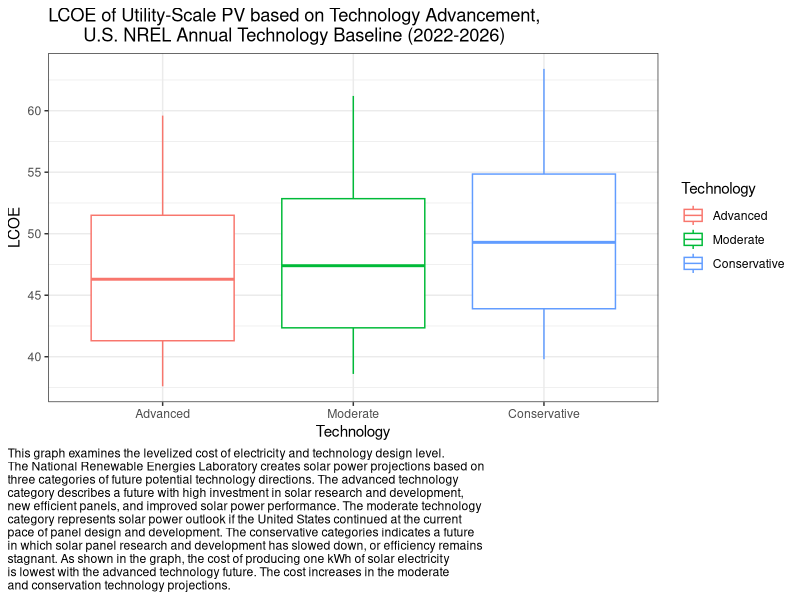
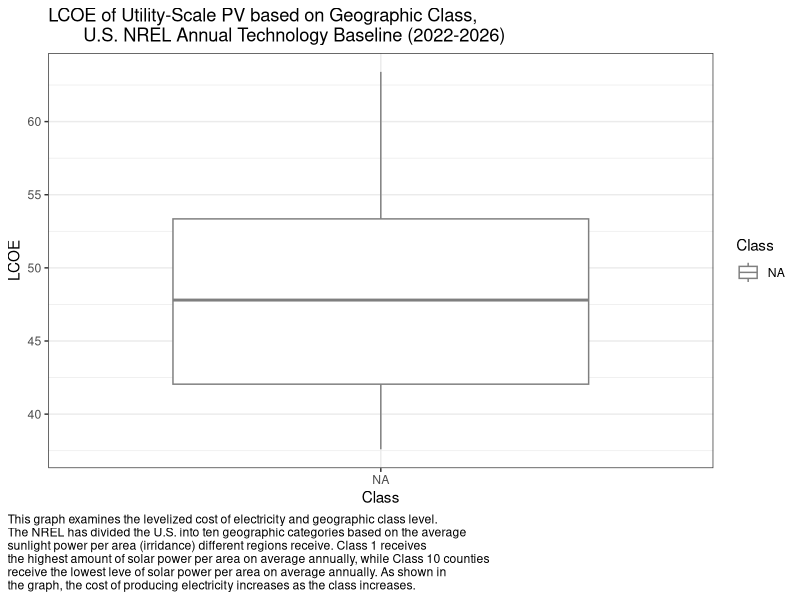
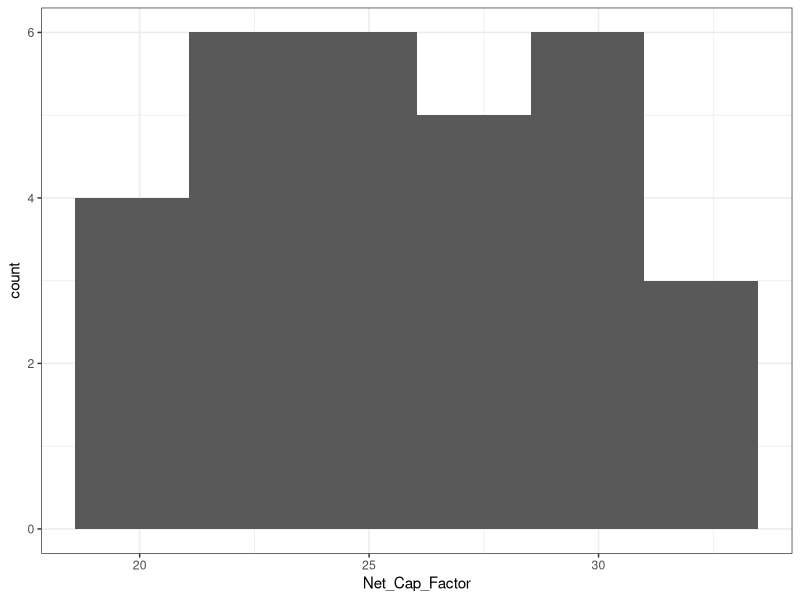
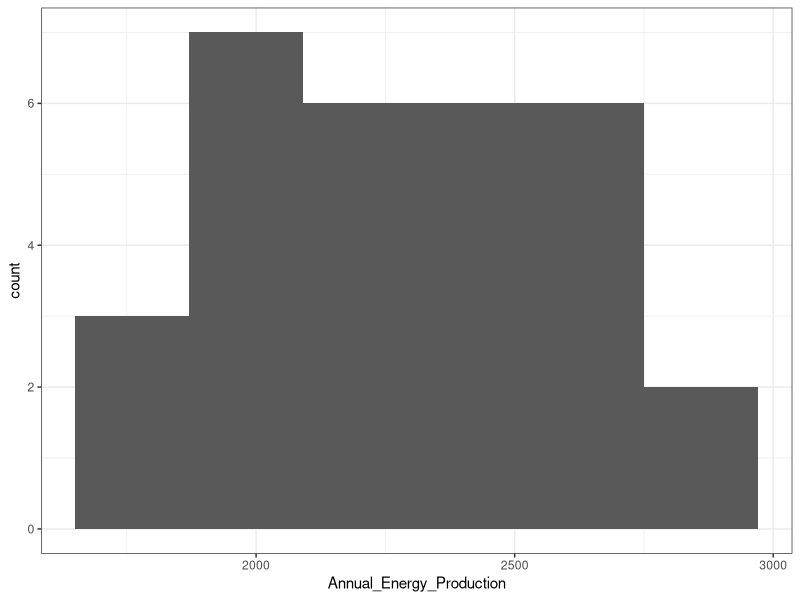
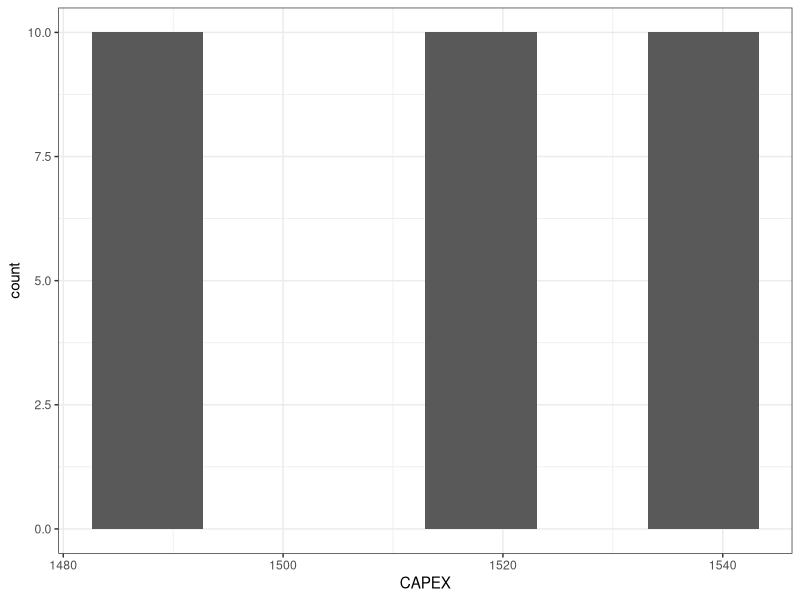
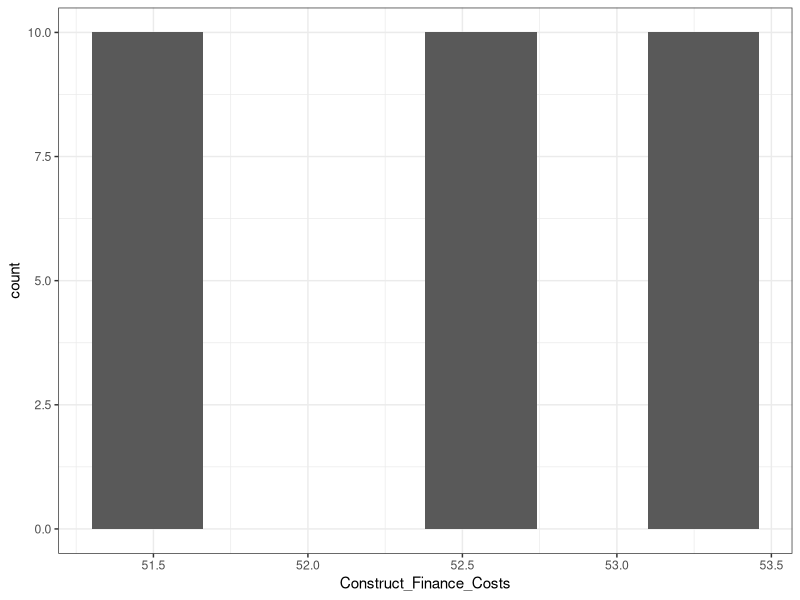
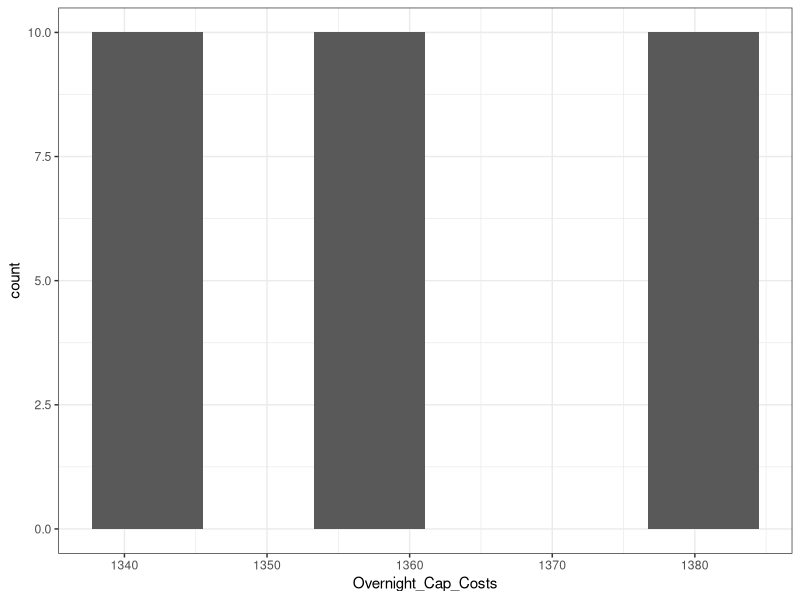
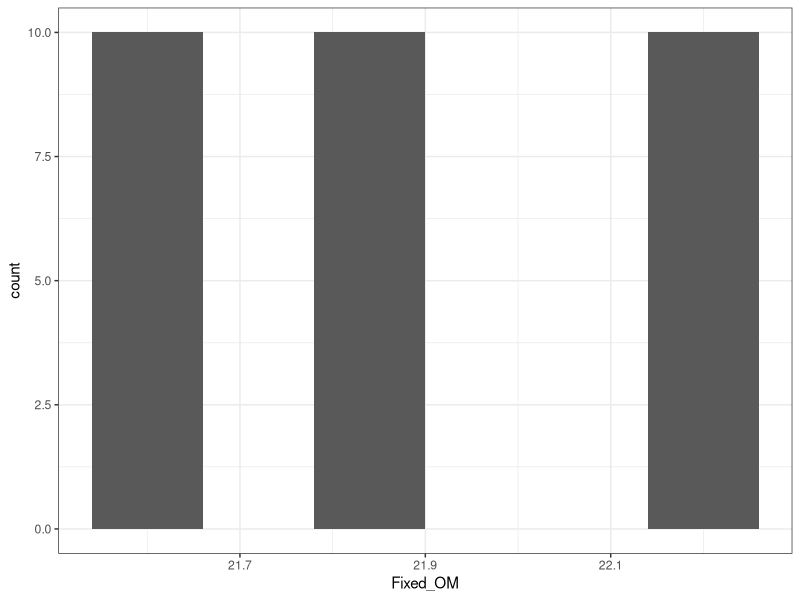

R code for these plots, in order:
## ---- chunk 1
library(tidyverse)
library(plyr)
library(dplyr)
library(here)
library(readxl)
#install.packages("openxlsx")
library(openxlsx)
getwd()
## ---- chunk 2
Processed_ATB <- read_csv("Solar_ATB_Processed.csv")

view(Processed_ATB)

## ---- chunk 3
# Delete the first two columns 
Processed_ATB <- Processed_ATB[,-1]
view(Processed_ATB)

# Factorize technology
Processed_ATB$Technology = factor (Processed_ATB$Technology, 
                levels = c("Advanced","Moderate","Conservative"))
Processed_ATB$Class = factor (Processed_ATB$Class, 
                levels = c(1,2,3,4,5,6,7,8,9,10))
## ---- chunk 4
# Visualization
# Use Rice Rule(2n^(1/3)) to determine bin size
2*30^(1/3) #6.21, Bin size = 6

# Graph relationship of technology type to LCOE
techplot <- ggplot(data = Processed_ATB, aes(x=Technology,y=LCOE,color=Technology))+
  geom_boxplot()+
  theme_bw() + 
  labs(title = "LCOE of Utility-Scale PV based on Technology Advancement,
       U.S. NREL Annual Technology Baseline (2022-2026)",
       caption =
"This graph examines the levelized cost of electricity and technology design level.
The National Renewable Energies Laboratory creates solar power projections based on
three categories of future potential technology directions. The advanced technology
category describes a future with high investment in solar research and development,
new efficient panels, and improved solar power performance. The moderate technology
category represents solar power outlook if the United States continued at the current
pace of panel design and development. The conservative categories indicates a future
in which solar panel research and development has slowed down, or efficiency remains
stagnant. As shown in the graph, the cost of producing one kWh of solar electricity
is lowest with the advanced technology future. The cost increases in the moderate
and conservation technology projections.") +
  theme(plot.caption.position = "plot",
        plot.caption = element_text(hjust = 0)) 

techplot

ggsave(techplot,
       filename = "Tech_Plot.jpg",
       height = 15,
       width = 15,
       units = "cm")

# We can see Advanced technology has lowest LCOE, and conservative ones have higher LCOE

## ---- chunk 5
# Graph relationship of Class type to LCOE
classplot <- ggplot(data = Processed_ATB, aes(y=LCOE, x= Class,color=Class))+
  geom_boxplot()+
  #facet_wrap(~Class)+
  theme_bw() + 
  labs(title = "LCOE of Utility-Scale PV based on Geographic Class,
       U.S. NREL Annual Technology Baseline (2022-2026)",
       caption =
"This graph examines the levelized cost of electricity and geographic class level.
The NREL has divided the U.S. into ten geographic categories based on the average
sunlight power per area (irridance) different regions receive. Class 1 receives 
the highest amount of solar power per area on average annually, while Class 10 counties
receive the lowest leve of solar power per area on average annually. As shown in
the graph, the cost of producing electricity increases as the class increases.") +
  theme(plot.caption.position = "plot",
        plot.caption = element_text(hjust = 0)) 

classplot

ggsave(classplot,
       filename = "Class_Plot.jpg",
       height = 12,
       width = 15,
       units = "cm")


## ---- chunk 6
# Evaluate whether independent variables are normally distributed
ggplot(data = Processed_ATB, aes(Net_Cap_Factor))+
  geom_histogram(bins=6)+
  theme_bw()

ggplot(data = Processed_ATB, aes(Annual_Energy_Production))+
  geom_histogram(bins=6)+
  theme_bw()

ggplot(data = Processed_ATB, aes(CAPEX))+
  geom_histogram(bins=6)+
  theme_bw()

ggplot(data = Processed_ATB, aes(Construct_Finance_Costs))+
  geom_histogram(bins=6)+
  theme_bw()

ggplot(data = Processed_ATB, aes(Overnight_Cap_Costs))+
  geom_histogram(bins=6)+
  theme_bw()

ggplot(data = Processed_ATB, aes(Fixed_OM))+
  geom_histogram(bins=6)+
  theme_bw()

ggplot(data = Processed_ATB, aes(Grid_Connect_Cost))+
  geom_histogram(bins=6)+
  theme_bw()

ggplot(data = Processed_ATB, aes(Variable_OM))+
  geom_histogram(bins=6)+
  theme_bw()
## ---- chunk 7
# Graph relationship between capacity factor and LCOE
cap_fac_plot <- ggplot(data = Processed_ATB, aes(y=LCOE, x=Net_Cap_Factor,
                                 color=Technology))+
  geom_jitter()+
  labs(x= "Net Capacity Factor (%)",
       y = "LCOE ($/MWh)")+
  theme_bw() +  
  labs(title = "LCOE of Utility-Scale PV based on Net Capacity Factor,
       U.S. NREL Annual Technology Baseline (2022-2026)",
       caption =
"This graph examines the levelized cost of electricity and net capacity factor.
As net capacity factor increases, the cost of producing each additional unit
of electricity (the LCOE) decreases. The technology categories are scattered,
though conservation technology predictions tend to have a higher LCOE.") +
  theme(plot.caption.position = "plot",
        plot.caption = element_text(hjust = 0)) 

cap_fac_plot 

ggsave(cap_fac_plot ,
       filename = "Cap_Fac_Plot.jpg",
       height = 12,
       width = 15,
       units = "cm")
# We can see that capacity factor is negatively related to LCOE. Conservative technology tends to cause higher LCOE.
## ---- chunk 8
# Graph relationship between capacity factor and LCOE
genplot1 <- ggplot(data = Processed_ATB, aes(y=LCOE, x=Annual_Energy_Production,
                                 color = Class)) +
  geom_jitter()+
  labs(x= "Annual Energy Production (MWh)",
       y = "LCOE ($/MWh)")+ #Please check if it is MWh
  theme_bw() +  
  labs(title = "LCOE of Utility-Scale PV based on Annual Energy Production,
       U.S. NREL Annual Technology Baseline (2022-2026)",
       caption =
"This graph examines the levelized cost of electricity and annual energy
production. As production increases, the cost of producing each additional unit
of electricity (the LCOE) decreases. Of interest, Class 1 observations have the
highest energy annual production and Class 10 observations have the lowest
annual energy generation.") +
  theme(plot.caption.position = "plot",
        plot.caption = element_text(hjust = 0)) 

genplot1

ggsave(genplot1,
       filename = "Gen_Plot_Class.jpg",
       height = 12,
       width = 15,
       units = "cm")

# Annual Energy production is negatively related to LCOE. It is also interesting 
# to see that each class is stacked in three, with class 1 having highest production 
# and lowest LCOE, and class 10 on the opposite end.
## ---- chunk 9
# Graph relationship between capacity factor and LCOE
genplot2 <- ggplot(data = Processed_ATB, aes(y=LCOE, x=Annual_Energy_Production,
                                 color = Technology)) +
  geom_jitter()+
  labs(x= "Annual Energy Production (MWh)",
       y = "LCOE ($/MWh)")+ #Please check if it is MWh
  theme_bw() +  
  labs(title = "LCOE of Utility-Scale PV based on Annual Energy Production,
       U.S. NREL Annual Technology Baseline (2022-2026)",
       caption =
"This graph examines the levelized cost of electricity and annual energy
production. As production increases, the cost of producing each additional unit
of electricity (the LCOE) decreases.") +
  theme(plot.caption.position = "plot",
        plot.caption = element_text(hjust = 0)) 

genplot2

ggsave(genplot2,
       filename = "Gen_Plot_Tech.jpg",
       height = 12,
       width = 15,
       units = "cm")

# Annual Energy production is negatively related to LCOE. It is also interesting 
# to see that each class is stacked in three, with class 1 having highest production 
# and lowest LCOE, and class 10 on the opposite end.
## ---- chunk 10
# Evaluate correlation between net capacity factor and annual energy production
# since they are the only two continuous variables.
cor.test(x=Processed_ATB$Net_Cap_Factor, y=Processed_ATB$Annual_Energy_Production)
# The results showed that capacity factor is correlated to annual energy production,
# therefore we need to place them in different models.
## ---- chunk 11
# Final check: how capacity factor relates to annual energy production

#view(Processed_ATB)
class_cor_graph <- ggplot(data = Processed_ATB,
                          aes(y=Annual_Energy_Production,
                                                    x=Net_Cap_Factor, color = Class)) + geom_jitter() +
  theme_bw() +   
  labs(title = "Examining Correlation of Annual Energy Production
       and Net Capacity Factor",
       x = "Net Capacity Factor (%)",
       y = "Annual Energy Generation (MWh)",
       caption =
"This graph examines any correlation between annual energy production and net
capacity factor, identifying different geographic classes. As demonstrated
visually, annual energy production and net capacity factor has a strong, positive,
linear correlation. These two variables cannot be used as predictors in the same model.

Moreover, the categorical variable of class appears correlated to both annual
energy production and net capacity factor. Class 1, the regions with the highest
irradance (solar power per square meter) has both the highest energy production and
the highest net capacity. Similarly, Class 10 (regions with the lowest solar power
per square meter) has the lowest energy production and the lowest capacity factor.
Based on this visualization, geographic class should not be combined with annual
energy production or net capacity factor in a linear model when predicting LCOE.") +
  theme(plot.caption.position = "plot",
        plot.caption = element_text(hjust = 0))
  class_cor_graph
  
  ggsave(class_cor_graph,
       filename = "class_cor_graph.jpg",
       height = 12,
       width = 15,
       units = "cm")
  
  
## ---- chunk 12
# Correlation check between categorical variables and continuous variable
ggplot(data = Processed_ATB, aes(x=Technology,y=Net_Cap_Factor))+
  geom_boxplot()+
  theme_bw()

ggplot(data = Processed_ATB, aes(x=Technology,y=Annual_Energy_Production))+
  geom_boxplot()+
  theme_bw()

ggplot(data = Processed_ATB, aes(x=Class,y=Net_Cap_Factor))+
  geom_boxplot()+
  theme_bw()

ggplot(data = Processed_ATB, aes(x=Class,y=Annual_Energy_Production))+
  geom_boxplot()+
  theme_bw()
